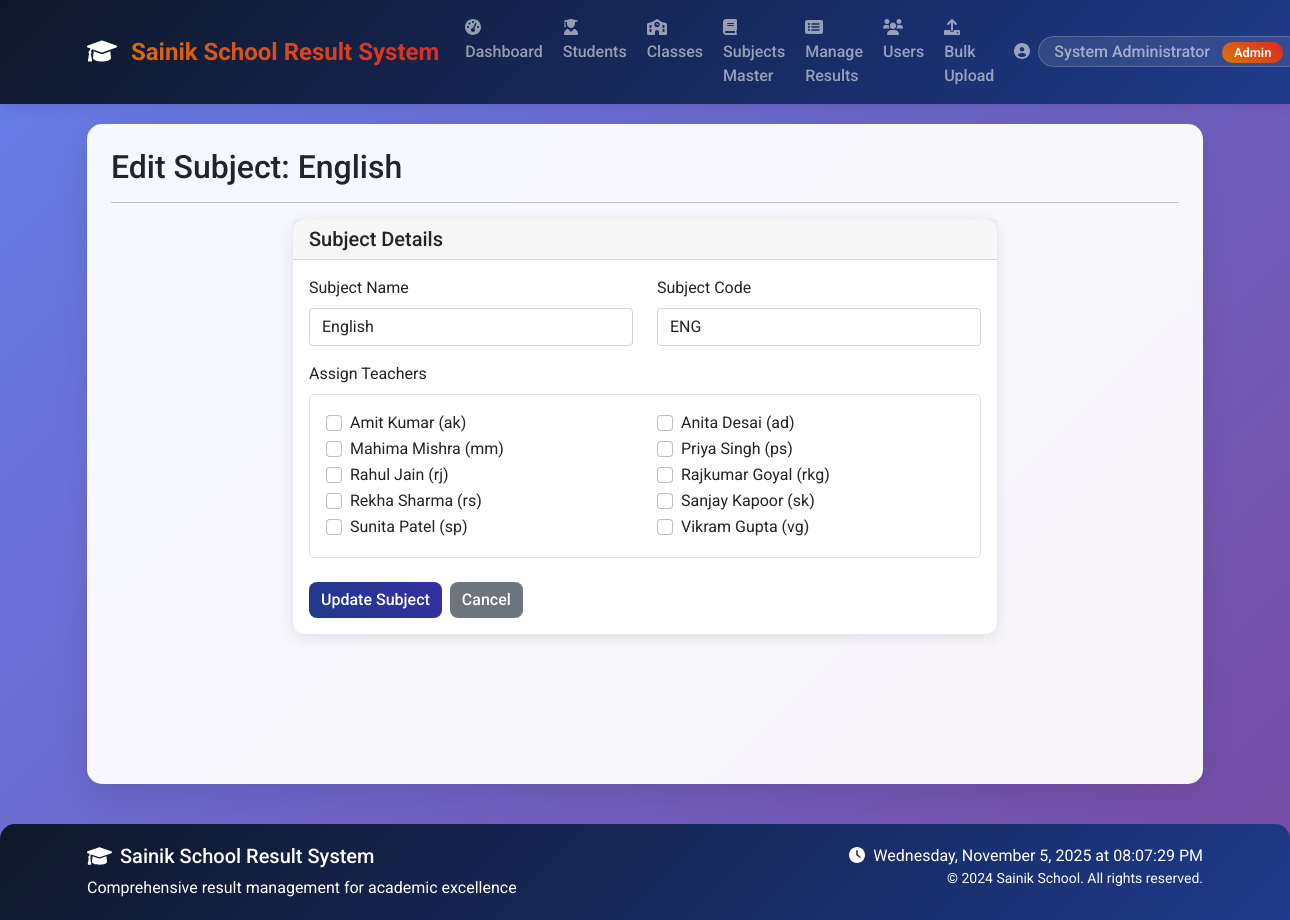
Before: /admin/edit_subject_master/4 (signed in) with the older database file.
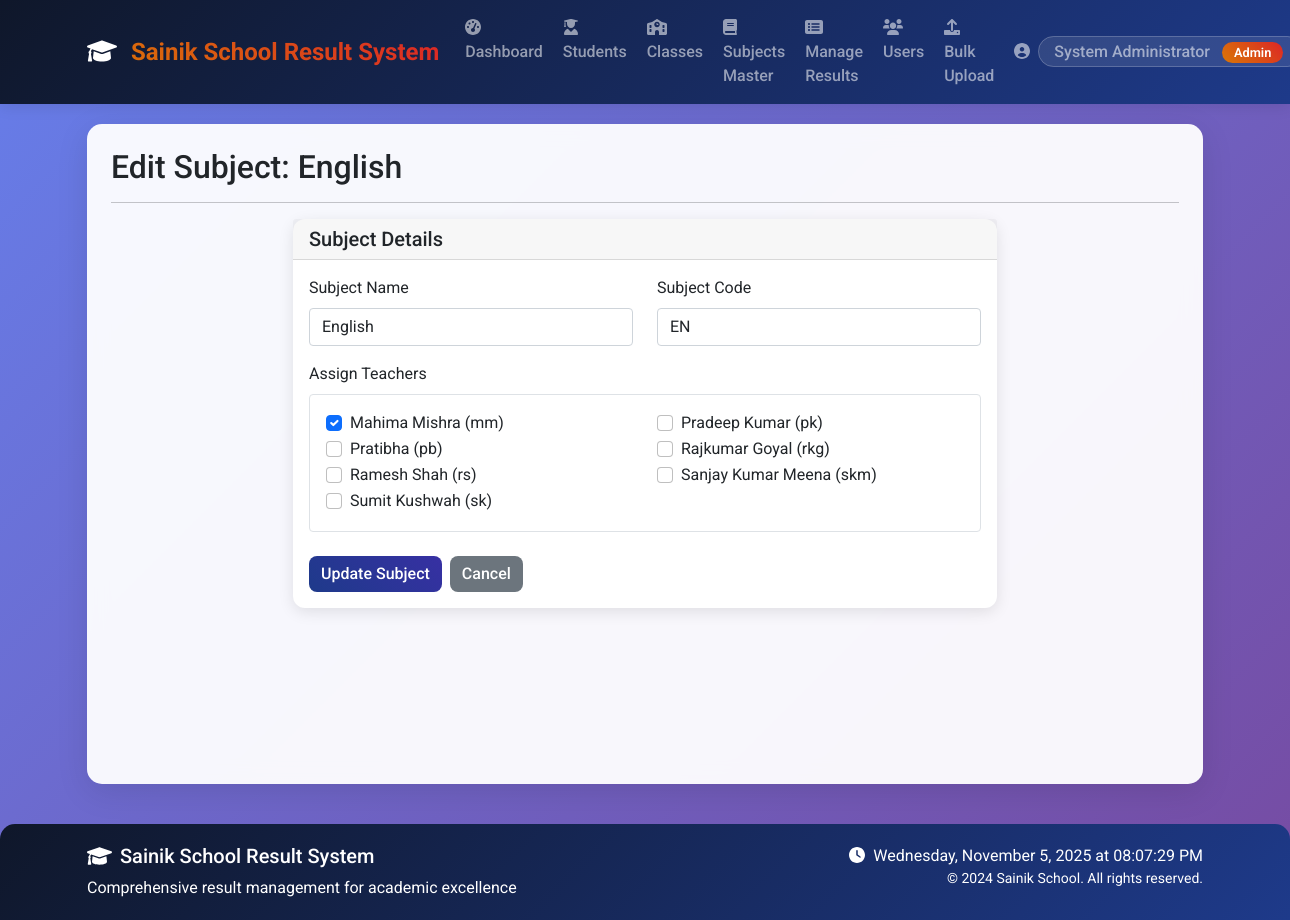
After: the same page with the newer database file.
### tables this page shows
CREATE TABLE subjects (
            id INTEGER PRIMARY KEY AUTOINCREMENT,
            subject_name TEXT NOT NULL UNIQUE,
            subject_code TEXT UNIQUE
        );

CREATE TABLE users (
            id INTEGER PRIMARY KEY AUTOINCREMENT,
            username TEXT UNIQUE NOT NULL,
            password TEXT NOT NULL,
            role TEXT NOT NULL CHECK(role IN ('admin', 'teacher', 'student')),
            name TEXT NOT NULL,
            email TEXT,
            created_at TIMESTAMP DEFAULT CURRENT_TIMESTAMP
        , student_id INTEGER REFERENCES students(id));

### app.py (the view)
@app.route('/admin/edit_subject_master/<int:subject_id>')
@login_required
def edit_subject_master(subject_id):
    if current_user.role != 'admin':
        flash('Access denied!', 'danger')
        return redirect(url_for('index'))
    subject = Subject.get_subject_by_id(subject_id)
    if not subject:
        flash('Subject not found!', 'danger')
        return redirect(url_for('manage_subjects_master'))
    all_teachers = User.get_teachers()
    assigned_teachers_raw = Subject.get_teachers_for_subject(subject_id)
    assigned_teacher_ids = {t['id'] for t in assigned_teachers_raw}
    return render_template('edit_subject.html',
                         subject=subject,
                         all_teachers=all_teachers,
                         assigned_teacher_ids=assigned_teacher_ids)

### app.py (called while the page is built)
@login_manager.user_loader
def load_user(user_id):
    return LoginUser.get(user_id)

### auth.py (called while the page is built)
    @staticmethod
    def get(user_id):
        user = User.get_by_id(user_id)
        if user:
            return LoginUser(user.id, user.username, user.role, user.name)
        return None

### database.py (called while the page is built)
def get_db_connection():
    conn = sqlite3.connect('school_results.db')
    conn.row_factory = sqlite3.Row
    return conn

### models.py (called while the page is built)
    @staticmethod
    def get_by_id(user_id):
        conn = get_db_connection()
        user = conn.execute(
            'SELECT * FROM users WHERE id = ?', (user_id,)
        ).fetchone()
        conn.close()
        if user:
            return User(
                id=user['id'],
                username=user['username'],
                password=user['password'],
                role=user['role'],
                name=user['name'],
                email=user['email']
            )
        return None

    @staticmethod
    def get_teachers():
        conn = get_db_connection()
        teachers = conn.execute(
            'SELECT * FROM users WHERE role = "teacher" ORDER BY name'
        ).fetchall()
        conn.close()
        return teachers

### templates/edit_subject.html (shortened to what this page needs)
{% extends "base.html" %}
{% block content %}
<div class="row">
    <div class="col-12">
        <h2>Edit Subject: {{ subject.subject_name }}</h2>
        <hr>
    </div>
</div>
<div class="row">
    <div class="col-md-8 offset-md-2">
        <div class="card">
            <div class="card-header">
                <h5 class="card-title mb-0">Subject Details</h5>
            </div>
            <div class="card-body">
                <form id="editSubjectForm"
                      action="{{ url_for('update_subject_master', subject_id=subject.id) }}"
                      method="POST">
                    <div class="row">
                        <div class="col-md-6 mb-3">
                            <label for="subject_name" class="form-label">Subject Name</label>
                            <input type="text" class="form-control" id="subject_name" name="subject_name" value="{{ subject.subject_name }}" required>
                        </div>
                        <div class="col-md-6 mb-3">
                            <label for="subject_code" class="form-label">Subject Code</label>
                            <input type="text" class="form-control" id="subject_code" name="subject_code" value="{{ subject.subject_code }}" required>
                        </div>
                    </div>
                    <div class="mb-3">
                        <label class="form-label">Assign Teachers</label>
                        <div class="teacher-checklist border rounded p-3" style="max-height: 250px; overflow-y: auto;">
                            <div class="row">
                                {% for teacher in all_teachers %}
                                <div class="col-md-6">
                                    <div class="form-check">
                                        <input class="form-check-input"
                                               type="checkbox"
                                               name="teachers"
                                               value="{{ teacher.id }}"
                                               id="teacher-{{ teacher.id }}"
                                               {% if teacher.id in assigned_teacher_ids %}checked{% endif %}>
                                        <label class="form-check-label" for="teacher-{{ teacher.id }}">
                                            {{ teacher.name }} ({{ teacher.username }})
                                        </label>
                                    </div>
                                </div>
                                {% else %}
                                <p class="text-muted">No teachers found in the system.</p>
                                {% endfor %}
                            </div>
                        </div>
                    </div>
                    <div class="d-flex gap-2 mt-4">
                        <button type="submit" class="btn btn-primary">Update Subject</button>
                        <a href="{{ url_for('manage_subjects_master') }}" class="btn btn-secondary">Cancel</a>
                    </div>
                </form>
            </div>
        </div>
    </div>
</div>
{% endblock %}

Changed rows visible on the page:
removed users: name "Amit Kumar", username "ak"
removed users: name "Anita Desai", username "ad"
removed users: name "Mahima Mishra", username "mm"
removed users: name "Priya Singh", username "ps"
no longer on this page (row edited): users: name "Rahul Jain", username "rj"
removed users: name "Rekha Sharma", username "rs"
removed users: name "Sanjay Kapoor", username "sk"
removed users: name "Sunita Patel", username "sp"
removed users: name "Vikram Gupta", username "vg"
changed subjects "English": subject_code "ENG" → "EN"
added users: teachers "☑", name "Mahima Mishra", username "mm"
added users: name "Pradeep Kumar", username "pk"
added users: name "Pratibha", username "pb"
added users: name "Ramesh Shah", username "rs"
added users: name "Sanjay Kumar Meena", username "skm"
added users: name "Sumit Kushwah", username "sk"
